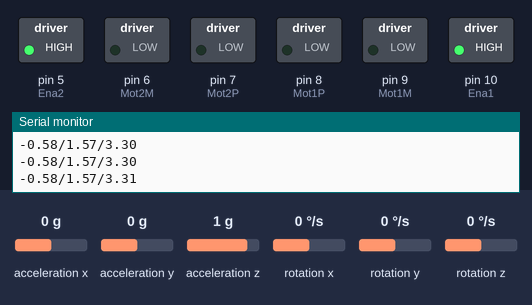
Recording of a sketch running on a simulated Arduino Mega 2560, built with avr-gcc and run on an emulated ATmega2560. On the bench: switched loads named in the sketch (green lamp = pin HIGH), the last lines printed to the serial monitor. Wiring (inferred from the names in the program): MPU-6050 motion sensor at I2C address 0x68. Dashed ring = blinking. The test bench sets the inputs (shaded band); at power-on: rotation z 0 °/s, acceleration y 0 g, acceleration x 0 g, acceleration z 1 g, rotation x 0 °/s, rotation y 0 °/s.

Above: at 1.7 s.
1.8 s: rotation z set to -192 °/s
At 2.7 s:
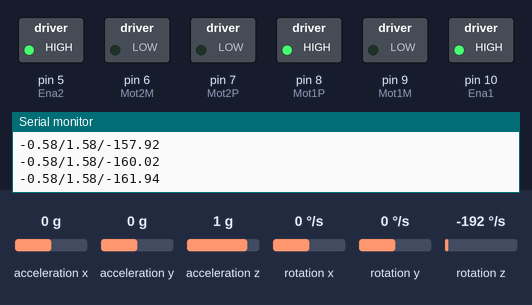
4.8 s: acceleration y set to -0.3 g
At 7.1 s:
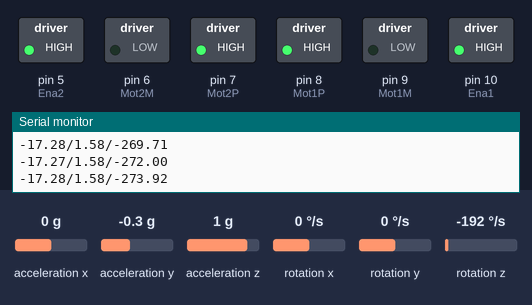
7.8 s: rotation z set to -112 °/s
At 10.65 s:
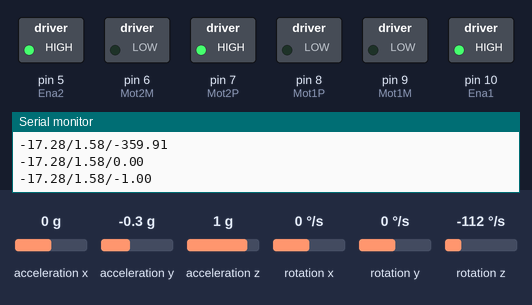
10.8 s: rotation z set to -101 °/s
13.8 s: acceleration y set to 0.8 g
At 15.5 s:
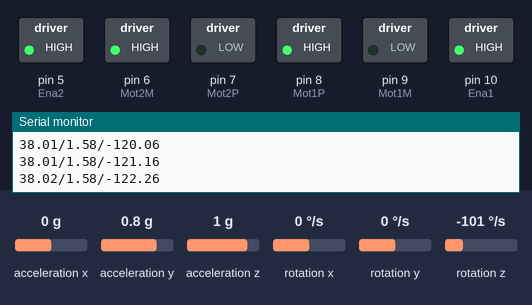
15.8 s: rotation z set to -74 °/s
18.8 s: rotation z set to -67 °/s
Timing chart, 0 to 21.3 s (numbered marks = the images above; inputs shaded):
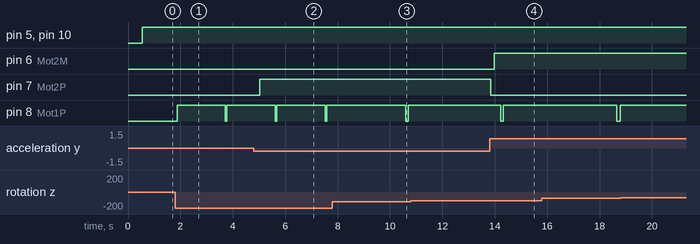

The sketch:

Motor_Code_Final.ino
```cpp
//-------------------------------------------------------------------------//
//-------- Code for CubeSat Reaction Wheel - Nimbus Project ---------------//
//------------ Creat by Yann HUGUET - Date : 27/11/2023     ---------------//
//-------------------------------------------------------------------------//

#include <MPU6050_tockn.h>
#include <Wire.h>
#include <Arduino.h>
#include <Adafruit_Sensor.h>

MPU6050 mpu6050(Wire);

long timer = 0;
int i = 0;
const int Mot1P = 8; // Arduino pin connected to EN1 of L298N
const int Mot1M = 9; // Arduino pin connected to ENA of L298N
const int Mot2P = 7; // Arduino pin connected to EN1 of L298N
const int Mot2M = 6; // Arduino pin connected to ENA of L298N
const int Ena1 = 10;
const int Ena2 = 5;

const int MPU = 0x68; // MPU6050 I2C address
float AccX, AccY, AccZ;
float GyroX, GyroY, GyroZ;
float accAngleX, accAngleY, gyroAngleX, gyroAngleY, gyroAngleZ;
float roll, pitch, yaw;
float AccErrorX, AccErrorY, GyroErrorX, GyroErrorY, GyroErrorZ;
float elapsedTime, currentTime, previousTime;
int c = 0;

unsigned long previousYawInversion = 0; // Variable to store the time of the last yaw inversion
const unsigned long inversionInterval = 760; // Inversion interval in milliseconds (1 second = 1000 milliseconds)

//------------------init to correct the drifting values----------------------

double previousYaw = 0.0;
double previousPitch = 0.0;
double previousRoll = 0.0;
double gyroThreshold = 0.5;


// Setting up the configurations and initializing necessary components
void setup() {
  Serial.begin(9600);                     // Serial Monitor for testing
  Serial.begin(19200);
  Serial1.begin(115200);                  // Pi UART faster speed

  pinMode(Mot1P, OUTPUT);
  pinMode(Mot1M, OUTPUT);
  pinMode(Mot2P, OUTPUT);
  pinMode(Mot2M, OUTPUT);
  pinMode(Ena1, OUTPUT);
  pinMode(Ena2, OUTPUT);


  Wire.begin();                      // Initialize communication
  Wire.beginTransmission(MPU);       // Start communication with MPU6050 // MPU=0x68
  Wire.write(0x6B);                  // Talk to the register 6B
  Wire.write(0x00);                  // Make reset - place a 0 into the 6B register
  Wire.endTransmission(true);        // End the transmission
  // Configure Accelerometer Sensitivity - Full Scale Range (default +/- 2g)
  Wire.write(0x1C);                  // Talk to the ACCEL_CONFIG register (1C hex)
  Wire.write(0x10);                  // Set the register bits as 00010000 (+/- 8g full scale range)
  Wire.endTransmission(true);
  // Configure Gyro Sensitivity - Full Scale Range (default +/- 250deg/s)
  Wire.write(0x1B);                   // Talk to the GYRO_CONFIG register (1B hex)
  Wire.write(0x10);                   // Set the register bits as 00010000 (1000deg/s full scale)
  Wire.endTransmission(true);
  delay(20);
  // Call this function if you need to get the IMU error values for your module
  calculate_IMU_error();
  delay(20);
}

void loop() {

  // Read sensor data and perform calculations
  unsigned long currentMillis = millis(); // Current time in milliseconds
  Wire.beginTransmission(MPU);
  Wire.write(0x3B); // Start with register 0x3B (ACCEL_XOUT_H)
  Wire.endTransmission(false);
  Wire.requestFrom(MPU, 6, true); // Read 6 registers total, each axis value is stored in 2 registers

  // For a range of +-2g, we need to divide the raw values by 16384, according to the datasheet
  AccX = (Wire.read() << 8 | Wire.read()) / 16384.0; // X-axis value
  AccY = (Wire.read() << 8 | Wire.read()) / 16384.0; // Y-axis value
  AccZ = (Wire.read() << 8 | Wire.read()) / 16384.0; // Z-axis value

  // Calculating Roll and Pitch from the accelerometer data
  accAngleX = (atan(AccY / sqrt(pow(AccX, 2) + pow(AccZ, 2))) * 180 / PI) - 0.58; // AccErrorX ~(0.58) See the calculate_IMU_error()custom function for more details
  accAngleY = (atan(-1 * AccX / sqrt(pow(AccY, 2) + pow(AccZ, 2))) * 180 / PI) + 1.58; // AccErrorY ~(-1.58)

// === Read gyroscope data === //

  previousTime = currentTime; // Store previous time before reading current time
  currentTime = millis(); // Read current time
  elapsedTime = (currentTime - previousTime) / 1000; // Divide by 1000 to get seconds - better by 500 for the 3D view
  Wire.beginTransmission(MPU);
  Wire.write(0x43); // Gyro data first register address 0x43
  Wire.endTransmission(false);
  Wire.requestFrom(MPU, 6, true); // Read 4 registers total, each axis value is stored in 2 registers
  GyroX = (Wire.read() << 8 | Wire.read()) / 131.0; // For a 250deg/s range we have to divide first the raw value by 131.0, according to the datasheet
  GyroY = (Wire.read() << 8 | Wire.read()) / 131.0;
  GyroZ = (Wire.read() << 8 | Wire.read()) / 131.0;

  // Correct the outputs with the calculated error values
  GyroX = GyroX + 0.56; // GyroErrorX ~(-0.56)
  GyroY = GyroY - 2; // GyroErrorY ~(2)
  GyroZ = GyroZ + 0.79; // GyroErrorZ ~ (-0.8)

  double gyroChange = abs(GyroX) + abs(GyroY);

  // Update angles based on gyroscopes only if the change exceeds the threshold
  if (gyroChange > gyroThreshold) {
    pitch = pitch + GyroY * elapsedTime;
    roll = roll + GyroX * elapsedTime;
  }
  yaw =  yaw + GyroZ * elapsedTime;

  // Correct angles to prevent accumulation
  pitch = pitch - previousPitch;
  roll = roll - previousRoll;

  // Update previous values for the next iteration
  previousPitch = GyroY * elapsedTime;
  previousRoll = GyroX * elapsedTime;

  // Complementary filter - combine acceleromter and gyro angle values
  roll = (0.96 * roll + 0.04 * accAngleX);
  pitch = (0.96 * pitch + 0.04 * accAngleY);

  // Correct yaw drift by incrementing at regular intervals
  if (currentMillis - previousYawInversion >= inversionInterval) {
    yaw = yaw + 1; // Correct yaw drift by adding 1 every regular interval
    previousYawInversion = currentMillis;
  }

// Check if yaw angle has completed a full rotation and reset it to 0 after each full rotation
if (yaw < -360 || yaw > 360) {
  yaw = 0;
}

// Print the roll, pitch, and yaw values on the serial monitor
Serial.print(roll);
Serial.print("/");
Serial.print(pitch);
Serial.print("/");
Serial.println(yaw);

//----- Control Motor 2 based on roll angle  ----//
if (roll < -10) {
  digitalWrite(Mot2P, HIGH);
  digitalWrite(Mot2M, LOW);
  analogWrite(Ena1, 255);
  analogWrite(Ena2, 255);

} else if (roll > 10) {
  digitalWrite(Mot2P, LOW);
  digitalWrite(Mot2M, HIGH);
  analogWrite(Ena1, 255);
  analogWrite(Ena2, 255);

} else if (roll > -10 && roll < 10) {
  digitalWrite(Mot2P, LOW);
  digitalWrite(Mot2M, LOW);
  analogWrite(Ena1, 255);
  analogWrite(Ena2, 255);
}

//----- Control Motor 1 based on yaw angle ----//
if (yaw < -10) {
  digitalWrite(Mot1P, HIGH);
  digitalWrite(Mot1M, LOW);
  analogWrite(Ena1, 255);
  analogWrite(Ena2, 255);

} else if (yaw > 10) {
  digitalWrite(Mot1P, LOW);
  digitalWrite(Mot1M, HIGH);
  analogWrite(Ena1, 255);
  analogWrite(Ena2, 255);

} else if (yaw > -10 && yaw < 10) {
  digitalWrite(Mot1P, LOW);
  digitalWrite(Mot1M, LOW);
}

}
//-----------------------calculate_IMU_error for 3D----------------------------
void calculate_IMU_error() {
  // This function calculates the accelerometer and gyro data errors.
  // It reads sensor values multiple times to calculate the average error values.

  // Read accelerometer values 200 times to calculate error values
  while (c < 200) {
    Wire.beginTransmission(MPU);
    Wire.write(0x3B); // Start with register 0x3B (ACCEL_XOUT_H)
    Wire.endTransmission(false);
    Wire.requestFrom(MPU, 6, true);

    // Read accelerometer data for each axis and accumulate readings
    AccX = (Wire.read() << 8 | Wire.read()) / 16384.0 ;
    AccY = (Wire.read() << 8 | Wire.read()) / 16384.0 ;
    AccZ = (Wire.read() << 8 | Wire.read()) / 16384.0 ;

    // Calculate error by summing the arctangent of certain accelerometer ratios
    AccErrorX = AccErrorX + ((atan((AccY) / sqrt(pow((AccX), 2) + pow((AccZ), 2))) * 180 / PI));
    AccErrorY = AccErrorY + ((atan(-1 * (AccX) / sqrt(pow((AccY), 2) + pow((AccZ), 2))) * 180 / PI));
    c++;
  }

  // Calculate average error values for accelerometer
  AccErrorX = AccErrorX / 200;
  AccErrorY = AccErrorY / 200;
  c = 0;

  // Read gyro values 200 times to calculate error values
  while (c < 200) {
    Wire.beginTransmission(MPU);
    Wire.write(0x43); // Gyro data first register address 0x43
    Wire.endTransmission(false);
    Wire.requestFrom(MPU, 6, true);

    // Read gyro data for each axis and accumulate readings
    GyroX = Wire.read() << 8 | Wire.read();
    GyroY = Wire.read() << 8 | Wire.read();
    GyroZ = Wire.read() << 8 | Wire.read();

    // Calculate error by summing gyro readings
    GyroErrorX = GyroErrorX + (GyroX / 131.0);
    GyroErrorY = GyroErrorY + (GyroY / 131.0);
    GyroErrorZ = GyroErrorZ + (GyroZ / 131.0);
    c++;
  }

  // Calculate average error values for gyro
  GyroErrorX = GyroErrorX / 200;
  GyroErrorY = GyroErrorY / 200;
  GyroErrorZ = GyroErrorZ / 200;

  // Print the calculated error values on the Serial Monitor for calibration
  Serial.print("AccErrorX: ");
  Serial.println(AccErrorX);
  Serial.print("AccErrorY: ");
  Serial.println(AccErrorY);
  Serial.print("GyroErrorX: ");
  Serial.println(GyroErrorX);
  Serial.print("GyroErrorY: ");
  Serial.println(GyroErrorY);
  Serial.print("GyroErrorZ: ");
  Serial.println(GyroErrorZ);
}
```

Measured:
- the behaviour switches between -0.1 and -0.2 g on acceleration y (found by bisection; images 1 and 2)
- after the input at 1.8 s, pin 8 (Mot1P): LOW → HIGH after 0.08 s, → LOW 1.8 s later, → HIGH 0.06 s later
- after the input at 4.8 s, pin 7 (Mot2P): LOW → HIGH after 0.22 s
- after the input at 13.8 s, pin 6 (Mot2M): LOW → HIGH after 0.18 s; pin 7 (Mot2P): HIGH → LOW after 0.05 s
